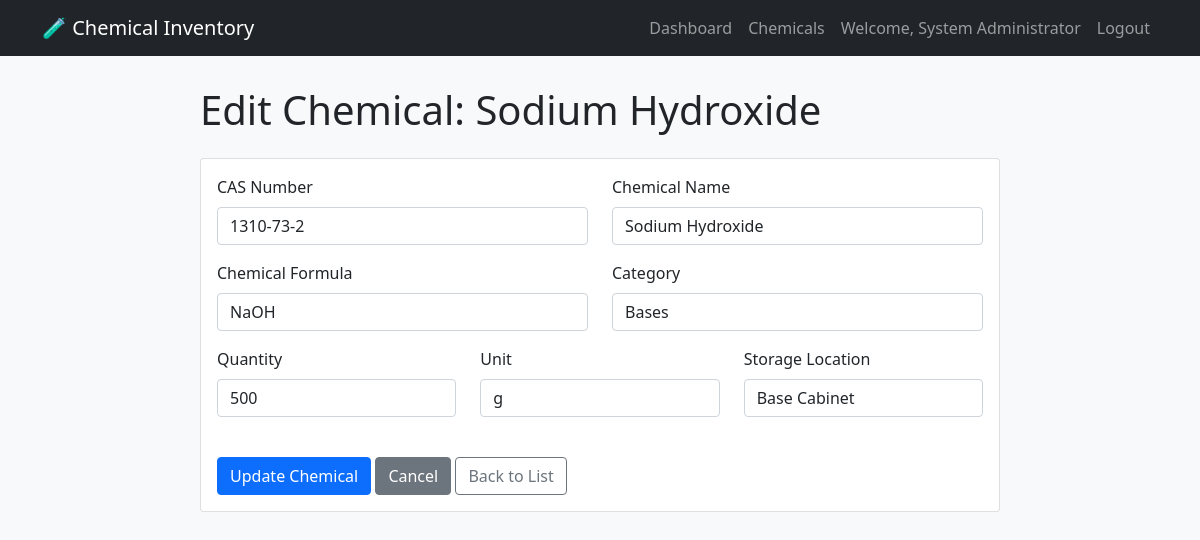
Screenshot of /edit_chemical.php?id=3 (signed in) with the database file from the repository.
### tables this page shows
CREATE TABLE chemicals (
        id INTEGER PRIMARY KEY AUTOINCREMENT,
        cas_number TEXT NOT NULL,
        name TEXT NOT NULL,
        formula TEXT,
        category_id INTEGER,
        quantity REAL NOT NULL,
        unit TEXT DEFAULT 'g',
        purity REAL,
        expiry_date DATE,
        reorder_level REAL,
        location TEXT,
        notes TEXT,
        created_at TIMESTAMP DEFAULT CURRENT_TIMESTAMP,
        FOREIGN KEY (category_id) REFERENCES categories(id)
    );

CREATE TABLE categories (
        id INTEGER PRIMARY KEY AUTOINCREMENT,
        name TEXT NOT NULL,
        description TEXT,
        created_at TIMESTAMP DEFAULT CURRENT_TIMESTAMP
    );

### edit_chemical.php (the view, shortened to what this page needs)
<?php
$id = $_GET['id'] ?? 0;
try {
    $db = new SQLite3('database/chemicals.db');
} catch (Exception $e) {
    die("Database error: " . $e->getMessage());
}
$stmt = $db->prepare("SELECT * FROM chemicals WHERE id = :id");
$stmt->bindValue(':id', $id, SQLITE3_INTEGER);
$result = $stmt->execute();
$chemical = $result->fetchArray(SQLITE3_ASSOC);
$categories = [];
$catResult = $db->query("SELECT * FROM categories ORDER BY name");
while ($row = $catResult->fetchArray(SQLITE3_ASSOC)) {
    $categories[] = $row;
}
?>
<!DOCTYPE html>
<html lang="en">
<head>
    <link href="https://cdn.jsdelivr.net/npm/bootstrap@5.1.3/dist/css/bootstrap.min.css" rel="stylesheet">
</head>
<body>
    <nav class="navbar navbar-expand-lg navbar-dark bg-dark">
        <div class="container">
            <a class="navbar-brand" href="dashboard.php">🧪 Chemical Inventory</a>
            <div class="navbar-nav ms-auto">
                <a class="nav-link" href="dashboard.php">Dashboard</a>
                <a class="nav-link" href="chemicals.php">Chemicals</a>
                <span class="nav-link">Welcome, <?php echo htmlspecialchars($_SESSION['user_name']); ?></span>
                <a class="nav-link" href="logout.php">Logout</a>
            </div>
        </div>
    </nav>
    <div class="container">
        <div class="form-container">
            <h1 class="mb-4">Edit Chemical: <?php echo htmlspecialchars($chemical['name']); ?></h1>
            <div class="card">
                <div class="card-body">
                    <form method="POST" action="">
                        <div class="row">
                            <div class="col-md-6 mb-3">
                                <label class="form-label">CAS Number</label>
                                <input type="text" name="cas_number" class="form-control"
                                       value="<?php echo htmlspecialchars($chemical['cas_number']); ?>"
                                       required pattern="\d{2,7}-\d{2}-\d">
                            </div>
                            <div class="col-md-6 mb-3">
                                <label class="form-label">Chemical Name</label>
                                <input type="text" name="name" class="form-control"
                                       value="<?php echo htmlspecialchars($chemical['name']); ?>" required>
                            </div>
                        </div>
                        <div class="row">
                            <div class="col-md-6 mb-3">
                                <label class="form-label">Chemical Formula</label>
                                <input type="text" name="formula" class="form-control"
                                       value="<?php echo htmlspecialchars($chemical['formula']); ?>">
                            </div>
                            <div class="col-md-6 mb-3">
                                <label class="form-label">Category</label>
                                <select name="category_id" class="form-control">
                                    <?php foreach ($categories as $cat): ?>
                                        <option value="<?php echo $cat['id']; ?>"
                                            <?php echo ($chemical['category_id'] ?? '') == $cat['id'] ? 'selected' : ''; ?>>
                                            <?php echo htmlspecialchars($cat['name']); ?>
                                        </option>
                                    <?php endforeach; ?>
                                </select>
                            </div>
                        </div>
                        <div class="row">
                            <div class="col-md-4 mb-3">
                                <label class="form-label">Quantity</label>
                                <input type="number" step="0.001" name="quantity" class="form-control"
                                       value="<?php echo $chemical['quantity']; ?>" required>
                            </div>
                            <div class="col-md-4 mb-3">
                                <label class="form-label">Unit</label>
                                <select name="unit" class="form-control" required>
                                    <option value="g" <?php echo $chemical['unit'] == 'g' ? 'selected' : ''; ?>>g</option>
                                </select>
                            </div>
                            <div class="col-md-4 mb-3">
                                <label class="form-label">Storage Location</label>
                                <input type="text" name="location" class="form-control"
                                       value="<?php echo htmlspecialchars($chemical['location']); ?>">
                            </div>
                        </div>
                        <div class="mt-4">
                            <button type="submit" class="btn btn-primary">Update Chemical</button>
                            <a href="view_chemical.php?id=<?php echo $id; ?>" class="btn btn-secondary">Cancel</a>
                            <a href="chemicals.php" class="btn btn-outline-secondary">Back to List</a>
                        </div>
                    </form>
                </div>
            </div>
        </div>
    </div>
</body>
</html>

### edit_chemical.php (style rules this page uses)
body { background: #f8f9fa; }
.navbar { margin-bottom: 30px; }
.form-container { max-width: 800px; margin: 0 auto; }

### rows the page displays
chemicals: name "Sodium Hydroxide", cas_number "1310-73-2", formula "NaOH", category_id "Bases", quantity "500", unit "g", location "Base Cabinet"

### other values shown
$_SESSION['user_name'] "System Administrator"
